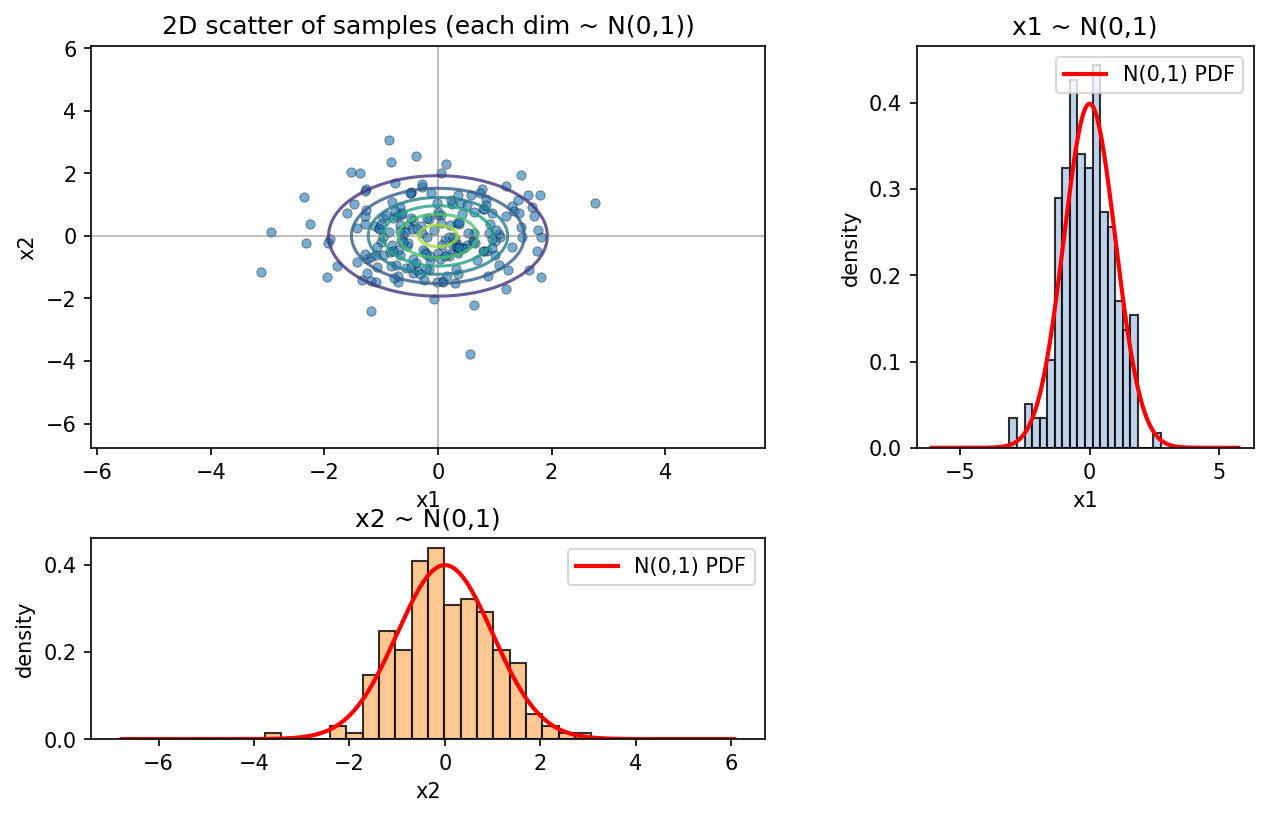

Reproduce this figure in Python.
# python
import argparse
import numpy as np
import matplotlib.pyplot as plt

# Optional: if SciPy is available, we'll overlay exact PDFs and 2D contours
try:
    from scipy.stats import norm, multivariate_normal
    SCIPY_AVAILABLE = True
except Exception:
    SCIPY_AVAILABLE = False


def generate_points(n_samples: int, seed: int) -> np.ndarray:
    rng = np.random.default_rng(seed)
    # 2D standard normal: mean 0, std 1 per coordinate
    X = rng.normal(size=(n_samples, 2))
    return X


def plot_samples_with_distributions(X: np.ndarray):
    x1, x2 = X[:, 0], X[:, 1]

    fig = plt.figure(figsize=(10, 6))
    gs = fig.add_gridspec(2, 2, width_ratios=[2, 1], height_ratios=[2, 1], wspace=0.3, hspace=0.3)

    ax_scatter = fig.add_subplot(gs[0, 0])
    ax_hist_x1 = fig.add_subplot(gs[0, 1])
    ax_hist_x2 = fig.add_subplot(gs[1, 0])

    # 2D scatter
    ax_scatter.scatter(x1, x2, s=20, alpha=0.6, edgecolor="k", linewidth=0.3)
    ax_scatter.set_title("2D scatter of samples (each dim ~ N(0,1))")
    ax_scatter.set_xlabel("x1")
    ax_scatter.set_ylabel("x2")
    ax_scatter.axhline(0, color="gray", lw=1, alpha=0.5)
    ax_scatter.axvline(0, color="gray", lw=1, alpha=0.5)

    # 2D Normal contours (N([0,0], I)) if SciPy is available
    if SCIPY_AVAILABLE:
        mean = np.array([0.0, 0.0])
        cov = np.eye(2)
        x_min, x_max = x1.min() - 3, x1.max() + 3
        y_min, y_max = x2.min() - 3, x2.max() + 3
        xx, yy = np.meshgrid(
            np.linspace(x_min, x_max, 150),
            np.linspace(y_min, y_max, 150),
        )
        pos = np.dstack((xx, yy))
        rv = multivariate_normal(mean=mean, cov=cov)
        zz = rv.pdf(pos)
        ax_scatter.contour(xx, yy, zz, levels=6, cmap="viridis", alpha=0.8)
    else:
        # Fallback: draw reference circles (rough guide to radial density)
        for r, c in zip([1, 2, 3], ["#1f77b4", "#ff7f0e", "#2ca02c"]):
            theta = np.linspace(0, 2 * np.pi, 200)
            ax_scatter.plot(r * np.cos(theta), r * np.sin(theta), color=c, alpha=0.7)

    # Histogram for x1 with standard normal PDF
    ax_hist_x1.hist(x1, bins=20, density=True, color="#aec7e8", edgecolor="k", alpha=0.8)
    ax_hist_x1.set_title("x1 ~ N(0,1)")
    ax_hist_x1.set_xlabel("x1")
    ax_hist_x1.set_ylabel("density")
    xs = np.linspace(x1.min() - 3, x1.max() + 3, 300)
    if SCIPY_AVAILABLE:
        ax_hist_x1.plot(xs, norm.pdf(xs, loc=0, scale=1), "r-", lw=2, label="N(0,1) PDF")
        ax_hist_x1.legend()

    # Histogram for x2 with standard normal PDF
    ax_hist_x2.hist(x2, bins=20, density=True, color="#ffbb78", edgecolor="k", alpha=0.8)
    ax_hist_x2.set_title("x2 ~ N(0,1)")
    ax_hist_x2.set_xlabel("x2")
    ax_hist_x2.set_ylabel("density")
    xs2 = np.linspace(x2.min() - 3, x2.max() + 3, 300)
    if SCIPY_AVAILABLE:
        ax_hist_x2.plot(xs2, norm.pdf(xs2, loc=0, scale=1), "r-", lw=2, label="N(0,1) PDF")
        ax_hist_x2.legend()

    out = "normal_distribution_example.png"
    plt.savefig(out, dpi=150, bbox_inches="tight")
    print(f"Figure saved to: {out}")

    # plt.show()


def main():
    parser = argparse.ArgumentParser(description="Plot 2D standard normal samples and distributions")
    parser.add_argument("--n", type=int, default=200, help="Number of samples")
    parser.add_argument("--seed", type=int, default=0, help="Random seed")
    args = parser.parse_args()

    X = generate_points(n_samples=args.n, seed=args.seed)
    print(f"Generated X with shape: {X.shape}")
    plot_samples_with_distributions(X)


if __name__ == "__main__":
    main()